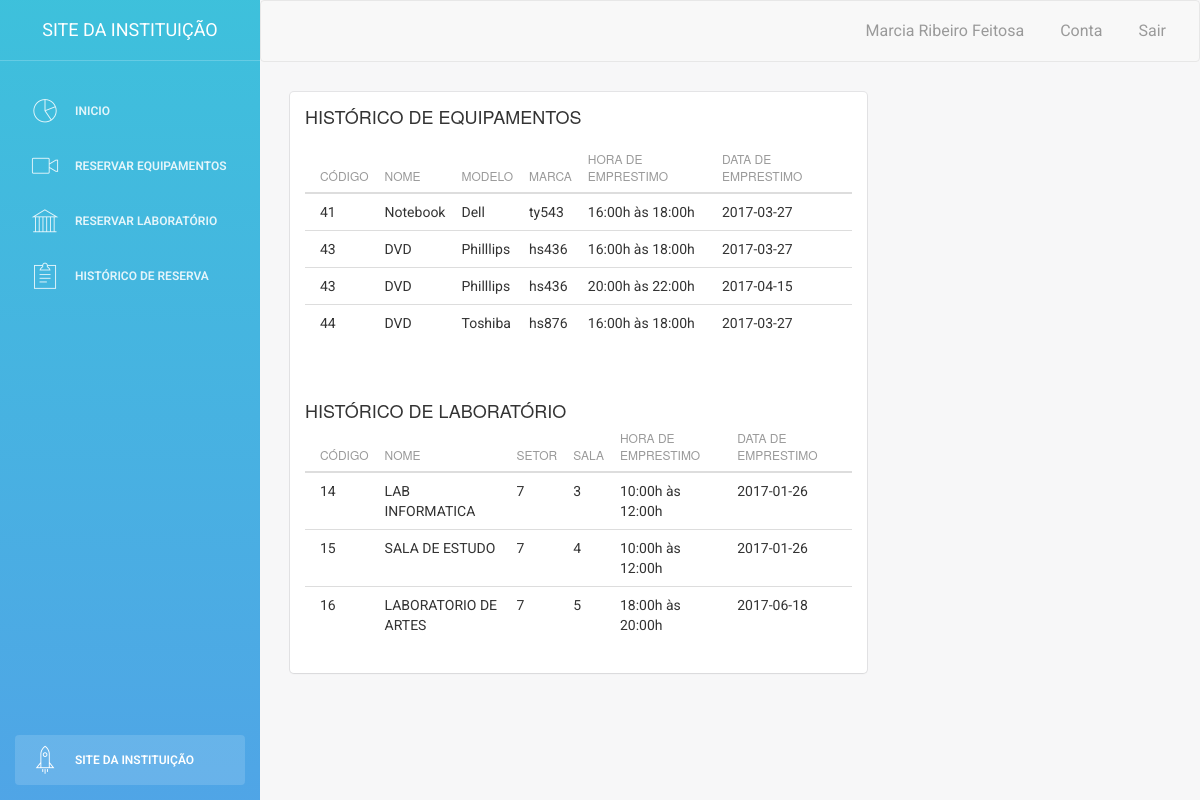
/view/FormularioProfessor/formHistoricoEquipamento.php (signed in), run on the app's committed database.
### tables this page shows
CREATE TABLE `EQUIP_PROF` (
  `codEquip` int(11) NOT NULL,
  `codProf` int(11) NOT NULL,
  `dataEmp` date NOT NULL,
  `dataDev` varchar(10) DEFAULT NULL,
  `horaEmp` int(10) NOT NULL,
  `status` int(1) NOT NULL
);

CREATE TABLE `EQUIPAMENTO` (
  `codEquip` int(11) NOT NULL,
  `nome` varchar(20) NOT NULL,
  `tombo` varchar(15) NOT NULL,
  `dataAquisicao` varchar(15) NOT NULL,
  `modelo` varchar(20) NOT NULL,
  `marca` varchar(20) NOT NULL,
  `cor` varchar(20) NOT NULL,
  `codCoord` int(11) DEFAULT NULL
);

CREATE TABLE `LAB_PROF` (
  `codLab` int(11) NOT NULL,
  `codProf` int(11) NOT NULL,
  `dataEmp` date NOT NULL,
  `dataDev` date DEFAULT NULL,
  `horaEmp` int(11) NOT NULL,
  `status` int(11) NOT NULL
);

CREATE TABLE `LABORATORIO` (
  `codLab` int(11) NOT NULL,
  `nome` varchar(20) NOT NULL,
  `setor` int(11) NOT NULL,
  `sala` int(11) NOT NULL,
  `codCoord` int(11) DEFAULT NULL
);

### view/FormularioProfessor/formHistoricoEquipamento.php (the view, shortened to what this page needs)
<!doctype html>
<html lang="pt-BR">
    <head>
        <link href="../assets/css/bootstrap.min.css" rel="stylesheet" />
        <link href="../assets/css/animate.min.css" rel="stylesheet"/>
        <link href="../assets/css/light-bootstrap-dashboard.css" rel="stylesheet"/>
        <link href="../assets/css/demo.css" rel="stylesheet" />
        <link href="http://maxcdn.bootstrapcdn.com/font-awesome/4.2.0/css/font-awesome.min.css" rel="stylesheet">
        <link href="../assets/css/pe-icon-7-stroke.css" rel="stylesheet" />
        <link rel="stylesheet" href="https://maxcdn.bootstrapcdn.com/bootstrap/3.3.7/css/bootstrap.min.css">
    </head>
    <body>
        <div class="wrapper">
            <div class="sidebar" data-color="azure" data-image="../imagens/logo.png">
                <div class="sidebar-wrapper">
                    <div class="logo">
                        <a href="http://www.uespi.br/site" target="_blank" class="simple-text">
                            Site Da Instituição
                        </a>
                    </div>
                    <ul class="nav">
                        <li>
                            <a href="formProfessorInicio.php">
                                <i class="pe-7s-graph"></i>
                                <p>Inicio</p>
                            </a>
                        </li>
                        <li>
                            <a href="formReservaEquipamento.php">
                                <i class="pe-7s-video"></i>
                                <p>Reservar Equipamentos</p>
                            </a>
                        </li>
                        <li>
                            <a href="formReservaLaboratorio.php">
                                <i class="pe-7s-culture"></i>
                                <p>Reservar Laboratório</p>
                            </a>
                        </li>
                        <li>
                            <a href="formHistoricoEquipamento.php">
                                <i class="pe-7s-note2"></i>
                                <p>Histórico de Reserva</p>
                            </a>
                        </li>
                        <li class="active-pro">
                            <a href="http://www.uespi.br/site/" target="_blank" class="simple-text">
                                <i class="pe-7s-rocket"></i>
                                <p>Site Da Instituição</p>
                            </a>
                        </li>
                    </ul>
                </div>
            </div>
            <div class="main-panel">
                <nav class="navbar navbar-default navbar-fixed">
                    <div class="container-fluid">
                        <div class="collapse navbar-collapse">
                            <ul class="nav navbar-nav navbar-right">
                                <li>
                                    <a href="formEditarProfessor.php">
                                        <?php echo "" . $_SESSION['Nome']; ?>
                                    </a>
                                </li>
                                <li>
                                    <a href="formEditarProfessor.php">
                                        Conta
                                    </a>
                                </li>
                                <li class="dropdown">
                                    <a href="../../pagina1.php">
                                        Sair
                                    </a>
                                </li>
                            </ul>
                        </div>
                    </div>
                </nav>
                <div class="content">
                    <div class="container-fluid">
                        <div class="row">
                            <div class="col-md-8">
                                <div class="card">
                                    <div class="header">
                                        <h4 class="title">HISTÓRICO DE EQUIPAMENTOS</h4>
                                    </div>
                                    <div class="content">
                                        <form class="form-signin" id="formulario" action= "../../controller/EquipamentoProfessorController.php" method="post">
                                            <?php
                                            $host = "localhost";
                                            $user = "root";
                                            $pass = "";
                                            $banco = "BANCORESERVA";
                                            $conexao = mysqli_connect($host, $user, $pass, $banco) or die(mysqli_error());
                                            ?>
                                            <table class="table">
                                                <thead>
                                                    <tr>
                                                        <th>Código</th>
                                                        <th>Nome</th>
                                                        <th>Modelo</th>
                                                        <th>Marca</th>
                                                        <th>Hora de Emprestimo</th>
                                                        <th>Data de Emprestimo</th>
                                                    </tr>
                                                </thead>
                                                <tbody>
                                                    <tr>
                                                        <?php
                                                        $query = "SELECT EQUIPAMENTO.codEquip, nome, modelo, marca, EQUIP_PROF.horaEmp, EQUIP_PROF.dataEmp FROM EQUIPAMENTO JOIN EQUIP_PROF ON EQUIPAMENTO.codEquip=EQUIP_PROF.codEquip WHERE EQUIP_PROF.codProf = '" . $_SESSION['Matricula'] . "'";
                                                        $resultado = mysqli_query($conexao, $query);
                                                        while ($row = mysqli_fetch_assoc($resultado)) {
                                                            echo '<td>' . $row['codEquip'] . '</td>';
                                                            echo '<td>' . $row['nome'] . '</td>';
                                                            echo '<td>' . $row['marca'] . '</td>';
                                                            echo '<td>' . $row['modelo'] . '</td>';
                                                            switch ($row['horaEmp']) {
                                                                case 4:
                                                                    echo '<td>16:00h às 18:00h</td>';
                                                                    break;
                                                                case 6:
                                                                    echo '<td>20:00h às 22:00h</td>';
                                                                    break;
                                                            }
                                                            echo '<td>' . $row['dataEmp'] . '</td>';
                                                            echo '</tr>';
                                                        }
                                                        ?>
                                                </tbody>
                                            </table>
                                            <br><br>
                                            <h4 class="title">HISTÓRICO DE LABORATÓRIO</h4>
                                            <table class="table">
                                                <thead>
                                                    <tr>
                                                        <th>Código</th>
                                                        <th>Nome</th>
                                                        <th>Setor</th>
                                                        <th>Sala</th>
                                                        <th>Hora de Emprestimo</th>
                                                        <th>Data de Emprestimo</th>
                                                    </tr>
                                                </thead>
                                                <tbody>
                                                    <tr>
                                                        <?php
                                                        $query2 = "SELECT LABORATORIO.codLab, LABORATORIO.nome, setor, sala, LAB_PROF.horaEmp, LAB_PROF.dataEmp FROM LABORATORIO JOIN LAB_PROF ON LABORATORIO.codLab=LAB_PROF.codLab WHERE LAB_PROF.codProf = '" . $_SESSION['Matricula'] . "'";
                                                        $resultado2 = mysqli_query($conexao, $query2);
                                                        while ($row = mysqli_fetch_assoc($resultado2)) {
                                                            echo '<td>' . $row['codLab'] . '</td>';
                                                            echo '<td>' . $row['nome'] . '</td>';
                                                            echo '<td>' . $row['setor'] . '</td>';
                                                            echo '<td>' . $row['sala'] . '</td>';
                                                            switch ($row['horaEmp']) {
                                                                case 2:
                                                                    echo '<td>10:00h às 12:00h</td>';
                                                                    break;
                                                                case 5:
                                                                    echo '<td>18:00h às 20:00h</td>';
                                                                    break;
                                                            }
                                                            echo '<td>' . $row['dataEmp'] . '</td>';
                                                            echo '</tr>';
                                                        }
                                                        ?>
                                                </tbody>
                                            </table>
                                    </div>
                                </div>
                            </div>
                        </div>
                    </div>
                </div>
            </div>
        </div>
</body>
</html>

### view/assets/css/demo.css (style rules this page uses)
.sidebar .nav > li.active-pro { position: absolute; width: 100%; bottom: 10px; }
.sidebar .nav > li.active-pro a { background: rgba(255, 255, 255, 0.14); opacity: 1; color: #FFFFFF; }

### data on the page
equip_prof: codEquip.codEquip "41", codEquip.nome "Notebook", codEquip.marca "Dell", codEquip.modelo "ty543", horaEmp "16:00h às 18:00h", dataEmp "2017-03-27"
equip_prof: codEquip.codEquip "43", codEquip.nome "DVD", codEquip.marca "Philllips", codEquip.modelo "hs436", horaEmp "16:00h às 18:00h", dataEmp "2017-03-27"
equip_prof: codEquip.codEquip "43", codEquip.nome "DVD", codEquip.marca "Philllips", codEquip.modelo "hs436", horaEmp "20:00h às 22:00h", dataEmp "2017-04-15"
equip_prof: codEquip.codEquip "44", codEquip.nome "DVD", codEquip.marca "Toshiba", codEquip.modelo "hs876", horaEmp "16:00h às 18:00h", dataEmp "2017-03-27"
lab_prof: codLab.codLab "14", codLab.nome "LAB INFORMATICA", codLab.setor "7", codLab.sala "3", horaEmp "10:00h às 12:00h", dataEmp "2017-01-26"
lab_prof: codLab.codLab "15", codLab.nome "SALA DE ESTUDO", codLab.setor "7", codLab.sala "4", horaEmp "10:00h às 12:00h", dataEmp "2017-01-26"
lab_prof: codLab.codLab "16", codLab.nome "LABORATORIO DE ARTES", codLab.setor "7", codLab.sala "5", horaEmp "18:00h às 20:00h", dataEmp "2017-06-18"

### other printed values
$_SESSION['Nome'] "Marcia Ribeiro Feitosa"
